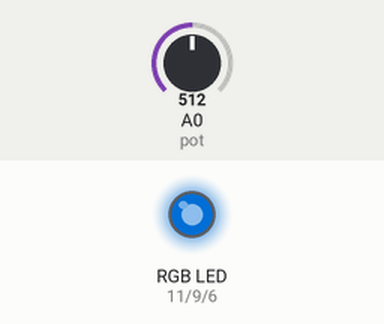
This sketch was run on a simulated Arduino Uno, built with avr-gcc and run on an emulated ATmega328P. Parts: an RGB LED mixed from three pins (HIGH = lit). Inputs (shaded band) come from the test bench; at power-on: A0 (pot) = 512. Dim RGB values are drawn brighter than linear; random numbers use the default seed unless the sketch sets one.

Above: at 0.1 s.
At 5.1 s:
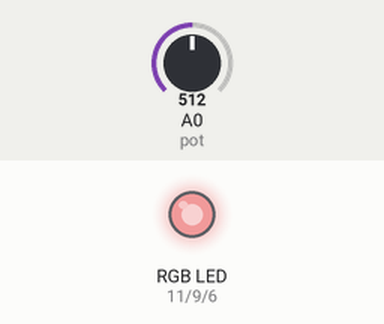
At 9.6 s:
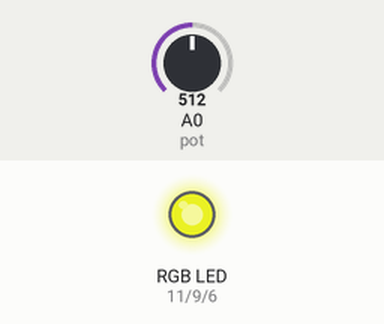
At 19.6 s:
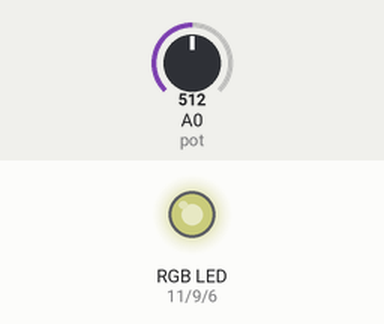
At 29.1 s:
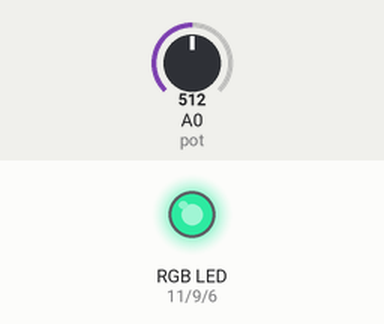
At 39.1 s:
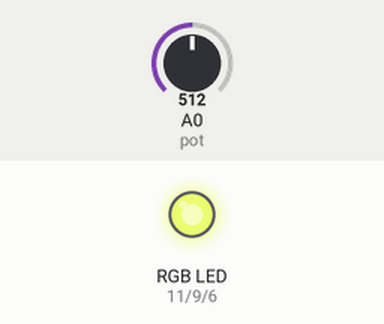
Timing chart, 0 to 40.0 s (numbered marks = the images above):
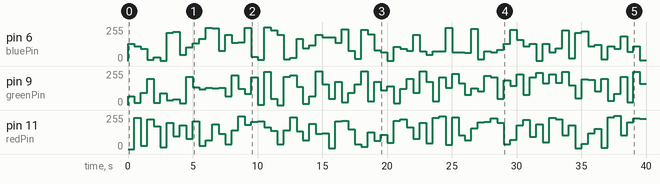

Measured:
- by itself, pin 6 (bluePin): 0/255 → 130/255 at 0.00 s, → 112/255 0.50 s later, → 91/255 0.50 s later, → 9/255 0.50 s later, … (80 changes in this stretch)
- by itself, pin 9 (greenPin): 0/255 → 67/255 at 0.00 s, → 16/255 0.50 s later, → 91/255 0.50 s later, → 196/255 0.50 s later, … (80 changes in this stretch)

The sketch:

RGB.ino
```cpp
int redPin = 11;
int greenPin = 9;
int bluePin= 6;
int pot=A0;

void setup() {
  // put your setup code here, to run once:
  pinMode(redPin, OUTPUT);
  pinMode(greenPin, OUTPUT);
  pinMode(bluePin, OUTPUT);
  pinMode(pot, INPUT);
  randomSeed(analogRead(0));
}

void loop() {
  // put your main code here, to run repeatedly:
  int potVal=analogRead(pot);

  int r=random(0,256);
  int g=random(0,256);
  int b=random(0,256);

  analogWrite(redPin, r);
  analogWrite(greenPin, g);
  analogWrite(bluePin, b);
  delay(500);
}
```
